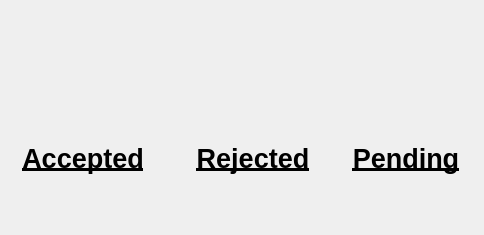
<?xml version="1.0" encoding="UTF-8"?>
<ui version="4.0">
 <class>appointmentDoctorDialog</class>
 <widget class="QDialog" name="appointmentDoctorDialog">
  <property name="geometry">
   <rect>
    <x>0</x>
    <y>0</y>
    <width>484</width>
    <height>235</height>
   </rect>
  </property>
  <property name="windowTitle">
   <string>Appointments</string>
  </property>
  <widget class="QPushButton" name="pending">
   <property name="geometry">
    <rect>
     <x>350</x>
     <y>10</y>
     <width>120</width>
     <height>120</height>
    </rect>
   </property>
   <property name="maximumSize">
    <size>
     <width>120</width>
     <height>120</height>
    </size>
   </property>
   <property name="styleSheet">
    <string notr="true">border:none;</string>
   </property>
   <property name="text">
    <string/>
   </property>
   <property name="icon">
    <iconset>
     <normaloff>../../../Images/delete_event.png</normaloff>../../../Images/delete_event.png</iconset>
   </property>
   <property name="iconSize">
    <size>
     <width>100</width>
     <height>100</height>
    </size>
   </property>
  </widget>
  <widget class="QPushButton" name="accepted">
   <property name="geometry">
    <rect>
     <x>30</x>
     <y>10</y>
     <width>120</width>
     <height>120</height>
    </rect>
   </property>
   <property name="maximumSize">
    <size>
     <width>120</width>
     <height>120</height>
    </size>
   </property>
   <property name="styleSheet">
    <string notr="true">border:none;</string>
   </property>
   <property name="text">
    <string/>
   </property>
   <property name="icon">
    <iconset>
     <normaloff>../../../Images/add_event.png</normaloff>../../../Images/add_event.png</iconset>
   </property>
   <property name="iconSize">
    <size>
     <width>100</width>
     <height>100</height>
    </size>
   </property>
  </widget>
  <widget class="QPushButton" name="rejected">
   <property name="geometry">
    <rect>
     <x>190</x>
     <y>10</y>
     <width>120</width>
     <height>120</height>
    </rect>
   </property>
   <property name="sizePolicy">
    <sizepolicy hsizetype="Fixed" vsizetype="Fixed">
     <horstretch>0</horstretch>
     <verstretch>0</verstretch>
    </sizepolicy>
   </property>
   <property name="maximumSize">
    <size>
     <width>120</width>
     <height>120</height>
    </size>
   </property>
   <property name="styleSheet">
    <string notr="true">border:none;</string>
   </property>
   <property name="text">
    <string/>
   </property>
   <property name="icon">
    <iconset>
     <normaloff>../../../Images/search_hospital.png</normaloff>../../../Images/search_hospital.png</iconset>
   </property>
   <property name="iconSize">
    <size>
     <width>100</width>
     <height>100</height>
    </size>
   </property>
  </widget>
  <widget class="QLabel" name="pendingLabel">
   <property name="geometry">
    <rect>
     <x>350</x>
     <y>120</y>
     <width>112</width>
     <height>78</height>
    </rect>
   </property>
   <property name="sizePolicy">
    <sizepolicy hsizetype="Fixed" vsizetype="Fixed">
     <horstretch>0</horstretch>
     <verstretch>0</verstretch>
    </sizepolicy>
   </property>
   <property name="text">
    <string>&lt;html&gt;&lt;head/&gt;&lt;body&gt;&lt;p align=&quot;center&quot;&gt;&lt;span style=&quot; font-size:20pt; font-weight:600; text-decoration: underline;&quot;&gt;Pending&lt;/span&gt;&lt;/p&gt;&lt;/body&gt;&lt;/html&gt;</string>
   </property>
  </widget>
  <widget class="QLabel" name="acceptedLabel">
   <property name="geometry">
    <rect>
     <x>20</x>
     <y>120</y>
     <width>126</width>
     <height>78</height>
    </rect>
   </property>
   <property name="sizePolicy">
    <sizepolicy hsizetype="Fixed" vsizetype="Fixed">
     <horstretch>0</horstretch>
     <verstretch>0</verstretch>
    </sizepolicy>
   </property>
   <property name="text">
    <string>&lt;html&gt;&lt;head/&gt;&lt;body&gt;&lt;p align=&quot;center&quot;&gt;&lt;span style=&quot; font-size:20pt; font-weight:600; text-decoration: underline;&quot;&gt;Accepted&lt;/span&gt;&lt;/p&gt;&lt;/body&gt;&lt;/html&gt;</string>
   </property>
  </widget>
  <widget class="QLabel" name="rejectedLabel">
   <property name="geometry">
    <rect>
     <x>190</x>
     <y>120</y>
     <width>126</width>
     <height>78</height>
    </rect>
   </property>
   <property name="sizePolicy">
    <sizepolicy hsizetype="Fixed" vsizetype="Fixed">
     <horstretch>0</horstretch>
     <verstretch>0</verstretch>
    </sizepolicy>
   </property>
   <property name="text">
    <string>&lt;html&gt;&lt;head/&gt;&lt;body&gt;&lt;p align=&quot;center&quot;&gt;&lt;span style=&quot; font-size:20pt; font-weight:600; text-decoration: underline;&quot;&gt;Rejected&lt;/span&gt;&lt;/p&gt;&lt;/body&gt;&lt;/html&gt;</string>
   </property>
  </widget>
 </widget>
 <resources/>
 <connections/>
</ui>
